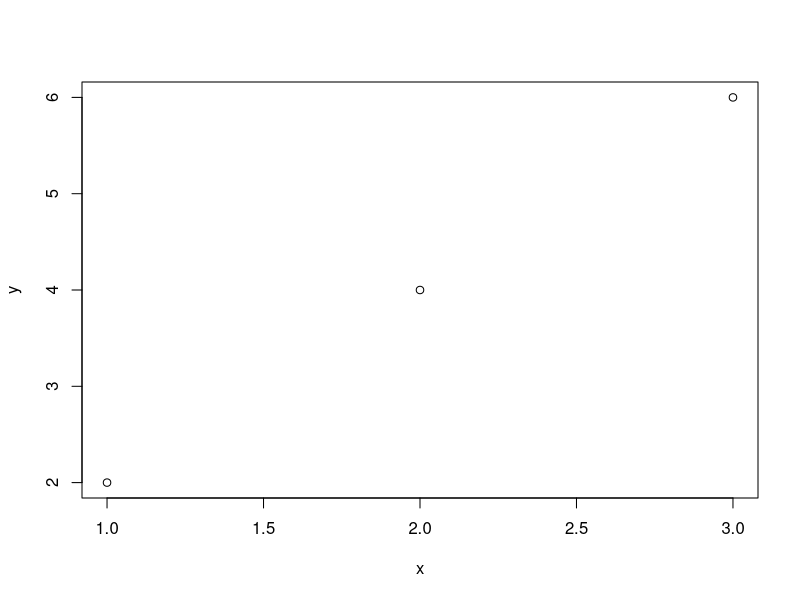
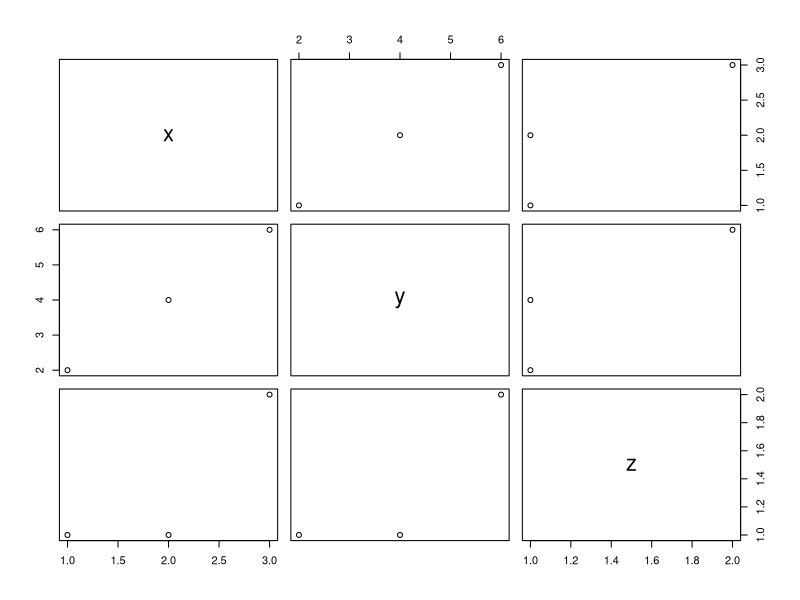

These charts were generated, in order, by the following R code: (Note: this script raises an error after producing the figures.)
# Basic R terminology

# Vectors ----
x <- c(1,2,3)
y <- c(2,4,6)

is.vector(x)
is.data.frame(x)

# A vector can also have just one value
name <- "Jake"

is.vector(name)
is.data.frame(name)

# anything on left side of <- is usually the object
# Vectors will usually show up under "Values" in the Global Environment

# Data Frame ----
df <- data.frame(x,y)

is.data.frame(df)
is.vector(df)

# one column
x
data.frame(x)

# empty dataframe
empty_df <- data.frame()
empty_df

weird <- c("Jake", 1, "Pacific Island Network", FALSE)
is.vector(weird)
str(weird)
typeof(weird)

str(x)
typeof(c(TRUE, TRUE, FALSE))

# Use $ to select a column (vector) in dataframe
is.vector(df$x)

# Easy to plot/graph data in dataframe
plot(df)

# Add another vector (column) to dataframe
df$z <- c("A", "A", "B")
df
plot(df)
df$z

str

str(z)
?str
str(df$z)

new_object_z <- df$z
str(new_object_z)

str(df$x)
str(df$z)

str(df)

is.vector(x)
is.vector(df)
is.data.frame(df)

is.vector(df$x)
is.vector(df$x)

df$z
is.vector(df$z)

library(ggplot2)
#ggplot2::

plot2cont_vars <- ggplot2::ggplot(df, aes(x,y))

ggplot(df, aes(x,y)) +
  geom_label(aes(label = x))

plot2cont_vars

plot2cont_vars + geom_label(aes(label = x))

plot2cont_vars + geom_label(aes(label = x)) + ggplot2::geom_point(color = "red")

plot2cont_vars + geom_smooth(method = lm) + ggplot2::geom_point(color = "red")

plot_1disc_1cont <- ggplot2::ggplot(df, aes(z,y))

plot_1disc_1cont + geom_col()
df

# Three variables
ggplot(df, aes(x,y, color = z)) +
  ggplot2::geom_point()


plot_1disc_1cont + ggplot2::geom_boxplot()

df

df10 <- df$x + 10
df10 <- df$x + 10
df10

# Rename our columns?
df
names(df)

# make a copy
names_df <- df
names_df

# Renaming using base R
names(names_df)[names(names_df)=="z"] <- "species"
names(names_df)[names(names_df)=="x"] <- "count"
names(names_df)[names(names_df)=="y"] <- "stems"
names_df

library(tidyverse)
# Renaming using tidyverse
df
names_df2 <- df %>%
  rename(species = z)

names_df2

names_df2 <- df %>%
  rename(species = z,
         count = x,
         stems = y)

plot2 <- names_df2 %>%
  mutate(count = count*3,
         stems = count)
plot2

plot3 <- plot2 %>%
  mutate(count = count-3,
         stems = count)
plot3

# Functions
new_plot <- function(operator, amount) {
  count <- c(1,2,3)
  stems <- c(2,4,6)
  species <- c("A", "B", "C")
  df <- data.frame(count,stems,species)

  if (operator == "add") {
  df <- df %>%
    mutate(count = count + amount,
           stems = count)
  }

  if (operator == "mult") {
    df <- df %>%
      mutate(count = count * amount,
             stems = count)
  }

  return(df)

}

new_plot(operator = "add", amount = 50)
new_plot(operator = "mult", amount = 1)
new_plot(operator = "mult", amount = 3)
new_plot(operator = "mult", amount = 5)
new_plot(operator = "mult", amount = 6)

user <- "jake"
user <- "kathy"
user <- "Jake"

if (user == "jake") {
  print("Hi Jake")
  }

if (user == "jake") {
  print("Hi Jake")
  } else {
    print("You are not Jake")
}

plot1 <- names_df2
plot1
plot2 <- new_plot(operator = "add", amount = -1)
plot2
plot3 <- new_plot(operator = "mult", amount = 10)
plot3

plot1 <- names_df2 %>%
  mutate(plot = "1")
plot1
plot2 <- new_plot(operator = "add", amount = -1) %>%
  mutate(plot = "2")
plot2
plot3 <- new_plot(operator = "mult", amount = 10) %>%
  mutate(plot = "3")
plot3

dplyr::bind_rows(plot1, plot2, plot3)

df3 <- dplyr::bind_rows(plot1, plot2, plot3)

ggplot(df3, aes(count,stems, color = species)) +
  ggplot2::geom_point()

ggplot(df3, aes(plot,count, color = species)) +
  ggplot2::geom_point()

ggplot(df3, aes(species, count, color = species)) +
  ggplot2::geom_boxplot()

ggplot(df3, aes(plot, count)) +
  ggplot2::geom_boxplot()

ggplot(df3, aes(plot, count)) +
  ggplot2::geom_boxplot(notch = TRUE)

?geom_boxplot

data()
data(cats)
head(cats, 10)

ggplot(cats, aes(x = Sex, y = Bwt)) +
  ggplot2::geom_boxplot(notch = TRUE)

data(iris)
head(iris, 10)

ggplot(iris, aes(x = Species, y = Sepal.Width)) +
  ggplot2::geom_boxplot(notch = TRUE)



